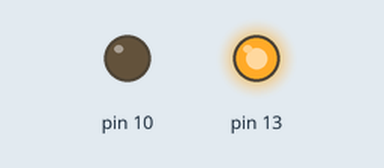
Bench run of a sketch on a simulated Arduino Uno, built with avr-gcc and run on an emulated ATmega328P. Parts: output pins drawn as LEDs (lit = HIGH).

Above: at 0.7 s.
At 5.2 s:
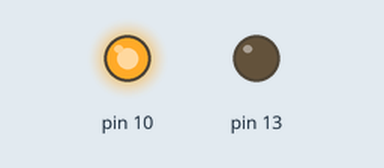
Timing chart, 0 to 6.9 s (numbered marks = the images above):
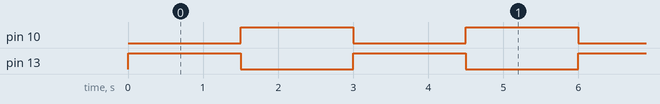

Measured:
- by itself, pin 10, pin 13: alternates HIGH for 1.5 s and LOW for 1.5 s

The sketch:

Code_Opdracht_1.ino
```cpp
void setup() {
  // zet de pin nummer 10 en 13 naar output.
  pinMode(10, OUTPUT);
  pinMode(13, OUTPUT);

}

void loop() {
  // zet steeds pin 10 en 13 oms te beurt aan en uit, elke 1,5 sec.
  digitalWrite(10, LOW);
  digitalWrite(13, HIGH);
  delay(1500);


  digitalWrite(13, LOW);
  digitalWrite(10, HIGH);
  delay(1500);
}
```
